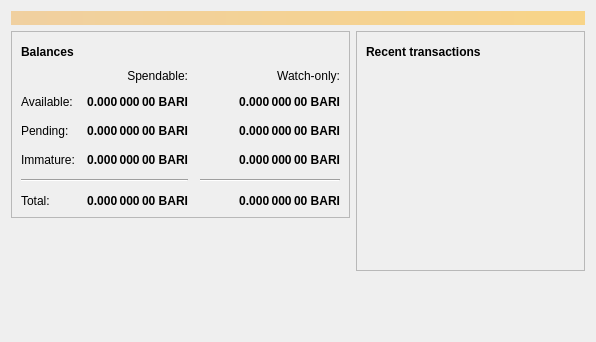
<?xml version="1.0" encoding="UTF-8"?>
<ui version="4.0">
 <class>OverviewPage</class>
 <widget class="QWidget" name="OverviewPage">
  <property name="geometry">
   <rect>
    <x>0</x>
    <y>0</y>
    <width>596</width>
    <height>342</height>
   </rect>
  </property>
  <property name="windowTitle">
   <string>Form</string>
  </property>
  <layout class="QVBoxLayout" name="topLayout">
   <item>
    <widget class="QLabel" name="labelAlerts">
     <property name="visible">
      <bool>false</bool>
     </property>
     <property name="styleSheet">
      <string notr="true">QLabel { background-color: qlineargradient(x1: 0, y1: 0, x2: 1, y2: 0, stop:0 #F0D0A0, stop:1 #F8D488); color:#000000; }</string>
     </property>
     <property name="wordWrap">
      <bool>true</bool>
     </property>
     <property name="margin">
      <number>3</number>
     </property>
     <property name="textInteractionFlags">
      <set>Qt::TextSelectableByMouse</set>
     </property>
    </widget>
   </item>
   <item>
    <layout class="QHBoxLayout" name="horizontalLayout" stretch="1,1">
     <item>
      <layout class="QVBoxLayout" name="verticalLayout_2">
       <item>
        <widget class="QFrame" name="frame">
         <property name="frameShape">
          <enum>QFrame::StyledPanel</enum>
         </property>
         <property name="frameShadow">
          <enum>QFrame::Raised</enum>
         </property>
         <layout class="QVBoxLayout" name="verticalLayout_4">
          <item>
           <layout class="QHBoxLayout" name="horizontalLayout_4">
            <item>
             <widget class="QLabel" name="label_5">
              <property name="font">
               <font>
                <weight>75</weight>
                <bold>true</bold>
               </font>
              </property>
              <property name="text">
               <string>Balances</string>
              </property>
             </widget>
            </item>
            <item>
             <widget class="QPushButton" name="labelWalletStatus">
              <property name="enabled">
               <bool>true</bool>
              </property>
              <property name="maximumSize">
               <size>
                <width>30</width>
                <height>16777215</height>
               </size>
              </property>
              <property name="toolTip">
               <string>The displayed information may be out of date. Your wallet automatically synchronizes with the Baricoin network after a connection is established, but this process has not completed yet.</string>
              </property>
              <property name="text">
               <string/>
              </property>
              <property name="icon">
               <iconset resource="../baricoin.qrc">
                <normaloff>:/icons/warning</normaloff>
                <disabledoff>:/icons/warning</disabledoff>:/icons/warning</iconset>
              </property>
              <property name="iconSize">
               <size>
                <width>24</width>
                <height>24</height>
               </size>
              </property>
              <property name="flat">
               <bool>true</bool>
              </property>
             </widget>
            </item>
            <item>
             <spacer name="horizontalSpacer_3">
              <property name="orientation">
               <enum>Qt::Horizontal</enum>
              </property>
              <property name="sizeHint" stdset="0">
               <size>
                <width>40</width>
                <height>20</height>
               </size>
              </property>
             </spacer>
            </item>
           </layout>
          </item>
          <item>
           <layout class="QGridLayout" name="gridLayout">
            <property name="spacing">
             <number>12</number>
            </property>
            <item row="2" column="2">
             <widget class="QLabel" name="labelWatchPending">
              <property name="font">
               <font>
                <weight>75</weight>
                <bold>true</bold>
               </font>
              </property>
              <property name="cursor">
               <cursorShape>IBeamCursor</cursorShape>
              </property>
              <property name="toolTip">
               <string>Unconfirmed transactions to watch-only addresses</string>
              </property>
              <property name="text">
               <string notr="true">0.000 000 00 BARI</string>
              </property>
              <property name="alignment">
               <set>Qt::AlignRight|Qt::AlignTrailing|Qt::AlignVCenter</set>
              </property>
              <property name="textInteractionFlags">
               <set>Qt::LinksAccessibleByMouse|Qt::TextSelectableByKeyboard|Qt::TextSelectableByMouse</set>
              </property>
             </widget>
            </item>
            <item row="2" column="1">
             <widget class="QLabel" name="labelUnconfirmed">
              <property name="font">
               <font>
                <weight>75</weight>
                <bold>true</bold>
               </font>
              </property>
              <property name="cursor">
               <cursorShape>IBeamCursor</cursorShape>
              </property>
              <property name="toolTip">
               <string>Total of transactions that have yet to be confirmed, and do not yet count toward the spendable balance</string>
              </property>
              <property name="text">
               <string notr="true">0.000 000 00 BARI</string>
              </property>
              <property name="alignment">
               <set>Qt::AlignRight|Qt::AlignTrailing|Qt::AlignVCenter</set>
              </property>
              <property name="textInteractionFlags">
               <set>Qt::LinksAccessibleByMouse|Qt::TextSelectableByKeyboard|Qt::TextSelectableByMouse</set>
              </property>
             </widget>
            </item>
            <item row="3" column="2">
             <widget class="QLabel" name="labelWatchImmature">
              <property name="font">
               <font>
                <weight>75</weight>
                <bold>true</bold>
               </font>
              </property>
              <property name="cursor">
               <cursorShape>IBeamCursor</cursorShape>
              </property>
              <property name="toolTip">
               <string>Mined balance in watch-only addresses that has not yet matured</string>
              </property>
              <property name="text">
               <string notr="true">0.000 000 00 BARI</string>
              </property>
              <property name="alignment">
               <set>Qt::AlignRight|Qt::AlignTrailing|Qt::AlignVCenter</set>
              </property>
              <property name="textInteractionFlags">
               <set>Qt::LinksAccessibleByMouse|Qt::TextSelectableByKeyboard|Qt::TextSelectableByMouse</set>
              </property>
             </widget>
            </item>
            <item row="4" column="0" colspan="2">
             <widget class="Line" name="line">
              <property name="orientation">
               <enum>Qt::Horizontal</enum>
              </property>
             </widget>
            </item>
            <item row="4" column="2">
             <widget class="Line" name="lineWatchBalance">
              <property name="sizePolicy">
               <sizepolicy hsizetype="Preferred" vsizetype="Fixed">
                <horstretch>0</horstretch>
                <verstretch>0</verstretch>
               </sizepolicy>
              </property>
              <property name="minimumSize">
               <size>
                <width>140</width>
                <height>0</height>
               </size>
              </property>
              <property name="orientation">
               <enum>Qt::Horizontal</enum>
              </property>
             </widget>
            </item>
            <item row="5" column="0">
             <widget class="QLabel" name="labelTotalText">
              <property name="text">
               <string>Total:</string>
              </property>
             </widget>
            </item>
            <item row="3" column="1">
             <widget class="QLabel" name="labelImmature">
              <property name="font">
               <font>
                <weight>75</weight>
                <bold>true</bold>
               </font>
              </property>
              <property name="cursor">
               <cursorShape>IBeamCursor</cursorShape>
              </property>
              <property name="toolTip">
               <string>Mined balance that has not yet matured</string>
              </property>
              <property name="text">
               <string notr="true">0.000 000 00 BARI</string>
              </property>
              <property name="alignment">
               <set>Qt::AlignRight|Qt::AlignTrailing|Qt::AlignVCenter</set>
              </property>
              <property name="textInteractionFlags">
               <set>Qt::LinksAccessibleByMouse|Qt::TextSelectableByKeyboard|Qt::TextSelectableByMouse</set>
              </property>
             </widget>
            </item>
            <item row="2" column="3">
             <spacer name="horizontalSpacer_2">
              <property name="orientation">
               <enum>Qt::Horizontal</enum>
              </property>
              <property name="sizeHint" stdset="0">
               <size>
                <width>40</width>
                <height>20</height>
               </size>
              </property>
             </spacer>
            </item>
            <item row="3" column="0">
             <widget class="QLabel" name="labelImmatureText">
              <property name="text">
               <string>Immature:</string>
              </property>
             </widget>
            </item>
            <item row="5" column="1">
             <widget class="QLabel" name="labelTotal">
              <property name="font">
               <font>
                <weight>75</weight>
                <bold>true</bold>
               </font>
              </property>
              <property name="cursor">
               <cursorShape>IBeamCursor</cursorShape>
              </property>
              <property name="toolTip">
               <string>Your current total balance</string>
              </property>
              <property name="text">
               <string notr="true">0.000 000 00 BARI</string>
              </property>
              <property name="alignment">
               <set>Qt::AlignRight|Qt::AlignTrailing|Qt::AlignVCenter</set>
              </property>
              <property name="textInteractionFlags">
               <set>Qt::LinksAccessibleByMouse|Qt::TextSelectableByKeyboard|Qt::TextSelectableByMouse</set>
              </property>
             </widget>
            </item>
            <item row="5" column="2">
             <widget class="QLabel" name="labelWatchTotal">
              <property name="font">
               <font>
                <weight>75</weight>
                <bold>true</bold>
               </font>
              </property>
              <property name="cursor">
               <cursorShape>IBeamCursor</cursorShape>
              </property>
              <property name="toolTip">
               <string>Current total balance in watch-only addresses</string>
              </property>
              <property name="text">
               <string notr="true">0.000 000 00 BARI</string>
              </property>
              <property name="alignment">
               <set>Qt::AlignRight|Qt::AlignTrailing|Qt::AlignVCenter</set>
              </property>
              <property name="textInteractionFlags">
               <set>Qt::LinksAccessibleByMouse|Qt::TextSelectableByKeyboard|Qt::TextSelectableByMouse</set>
              </property>
             </widget>
            </item>
            <item row="0" column="2">
             <widget class="QLabel" name="labelWatchonly">
              <property name="text">
               <string>Watch-only:</string>
              </property>
              <property name="alignment">
               <set>Qt::AlignRight|Qt::AlignTrailing|Qt::AlignVCenter</set>
              </property>
             </widget>
            </item>
            <item row="1" column="0">
             <widget class="QLabel" name="labelBalanceText">
              <property name="text">
               <string>Available:</string>
              </property>
             </widget>
            </item>
            <item row="1" column="1">
             <widget class="QLabel" name="labelBalance">
              <property name="font">
               <font>
                <weight>75</weight>
                <bold>true</bold>
               </font>
              </property>
              <property name="cursor">
               <cursorShape>IBeamCursor</cursorShape>
              </property>
              <property name="toolTip">
               <string>Your current spendable balance</string>
              </property>
              <property name="text">
               <string notr="true">0.000 000 00 BARI</string>
              </property>
              <property name="alignment">
               <set>Qt::AlignRight|Qt::AlignTrailing|Qt::AlignVCenter</set>
              </property>
              <property name="textInteractionFlags">
               <set>Qt::LinksAccessibleByMouse|Qt::TextSelectableByKeyboard|Qt::TextSelectableByMouse</set>
              </property>
             </widget>
            </item>
            <item row="1" column="2">
             <widget class="QLabel" name="labelWatchAvailable">
              <property name="font">
               <font>
                <weight>75</weight>
                <bold>true</bold>
               </font>
              </property>
              <property name="cursor">
               <cursorShape>IBeamCursor</cursorShape>
              </property>
              <property name="toolTip">
               <string>Your current balance in watch-only addresses</string>
              </property>
              <property name="text">
               <string notr="true">0.000 000 00 BARI</string>
              </property>
              <property name="alignment">
               <set>Qt::AlignRight|Qt::AlignTrailing|Qt::AlignVCenter</set>
              </property>
              <property name="textInteractionFlags">
               <set>Qt::LinksAccessibleByMouse|Qt::TextSelectableByKeyboard|Qt::TextSelectableByMouse</set>
              </property>
             </widget>
            </item>
            <item row="2" column="0">
             <widget class="QLabel" name="labelPendingText">
              <property name="text">
               <string>Pending:</string>
              </property>
             </widget>
            </item>
            <item row="0" column="1">
             <widget class="QLabel" name="labelSpendable">
              <property name="text">
               <string>Spendable:</string>
              </property>
              <property name="alignment">
               <set>Qt::AlignRight|Qt::AlignTrailing|Qt::AlignVCenter</set>
              </property>
             </widget>
            </item>
           </layout>
          </item>
         </layout>
        </widget>
       </item>
       <item>
        <spacer name="verticalSpacer">
         <property name="orientation">
          <enum>Qt::Vertical</enum>
         </property>
         <property name="sizeHint" stdset="0">
          <size>
           <width>20</width>
           <height>40</height>
          </size>
         </property>
        </spacer>
       </item>
      </layout>
     </item>
     <item>
      <layout class="QVBoxLayout" name="verticalLayout_3">
       <item>
        <widget class="QFrame" name="frame_2">
         <property name="frameShape">
          <enum>QFrame::StyledPanel</enum>
         </property>
         <property name="frameShadow">
          <enum>QFrame::Raised</enum>
         </property>
         <layout class="QVBoxLayout" name="verticalLayout">
          <item>
           <layout class="QHBoxLayout" name="horizontalLayout_2">
            <item>
             <widget class="QLabel" name="label_4">
              <property name="font">
               <font>
                <weight>75</weight>
                <bold>true</bold>
               </font>
              </property>
              <property name="text">
               <string>Recent transactions</string>
              </property>
             </widget>
            </item>
            <item>
             <widget class="QPushButton" name="labelTransactionsStatus">
              <property name="enabled">
               <bool>true</bool>
              </property>
              <property name="maximumSize">
               <size>
                <width>30</width>
                <height>16777215</height>
               </size>
              </property>
              <property name="toolTip">
               <string>The displayed information may be out of date. Your wallet automatically synchronizes with the Baricoin network after a connection is established, but this process has not completed yet.</string>
              </property>
              <property name="text">
               <string/>
              </property>
              <property name="icon">
               <iconset resource="../baricoin.qrc">
                <normaloff>:/icons/warning</normaloff>
                <disabledoff>:/icons/warning</disabledoff>:/icons/warning</iconset>
              </property>
              <property name="iconSize">
               <size>
                <width>24</width>
                <height>24</height>
               </size>
              </property>
              <property name="flat">
               <bool>true</bool>
              </property>
             </widget>
            </item>
            <item>
             <spacer name="horizontalSpacer">
              <property name="orientation">
               <enum>Qt::Horizontal</enum>
              </property>
              <property name="sizeHint" stdset="0">
               <size>
                <width>40</width>
                <height>20</height>
               </size>
              </property>
             </spacer>
            </item>
           </layout>
          </item>
          <item>
           <widget class="QListView" name="listTransactions">
            <property name="styleSheet">
             <string notr="true">QListView { background: transparent; }</string>
            </property>
            <property name="frameShape">
             <enum>QFrame::NoFrame</enum>
            </property>
            <property name="verticalScrollBarPolicy">
             <enum>Qt::ScrollBarAlwaysOff</enum>
            </property>
            <property name="horizontalScrollBarPolicy">
             <enum>Qt::ScrollBarAlwaysOff</enum>
            </property>
            <property name="selectionMode">
             <enum>QAbstractItemView::NoSelection</enum>
            </property>
           </widget>
          </item>
         </layout>
        </widget>
       </item>
       <item>
        <spacer name="verticalSpacer_2">
         <property name="orientation">
          <enum>Qt::Vertical</enum>
         </property>
         <property name="sizeHint" stdset="0">
          <size>
           <width>20</width>
           <height>40</height>
          </size>
         </property>
        </spacer>
       </item>
      </layout>
     </item>
    </layout>
   </item>
  </layout>
 </widget>
 <resources/>
 <connections/>
</ui>
